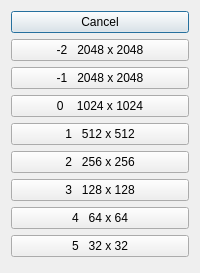
<?xml version="1.0" encoding="UTF-8"?>
<ui version="4.0">
 <class>ChooseResolutionDialog</class>
 <widget class="QDialog" name="ChooseResolutionDialog">
  <property name="geometry">
   <rect>
    <x>0</x>
    <y>0</y>
    <width>200</width>
    <height>273</height>
   </rect>
  </property>
  <property name="windowTitle">
   <string>Choose final resolution:</string>
  </property>
  <layout class="QVBoxLayout" name="verticalLayout">
   <item>
    <widget class="QPushButton" name="pushButton">
     <property name="text">
      <string>Cancel</string>
     </property>
    </widget>
   </item>
   <item>
    <widget class="QPushButton" name="button_2">
     <property name="text">
      <string>-2   2048 x 2048</string>
     </property>
    </widget>
   </item>
   <item>
    <widget class="QPushButton" name="button_1">
     <property name="text">
      <string>-1   2048 x 2048</string>
     </property>
    </widget>
   </item>
   <item>
    <widget class="QPushButton" name="button0">
     <property name="text">
      <string>0    1024 x 1024</string>
     </property>
    </widget>
   </item>
   <item>
    <widget class="QPushButton" name="button1">
     <property name="text">
      <string>1   512 x 512</string>
     </property>
    </widget>
   </item>
   <item>
    <widget class="QPushButton" name="button2">
     <property name="text">
      <string>2   256 x 256</string>
     </property>
    </widget>
   </item>
   <item>
    <widget class="QPushButton" name="button3">
     <property name="text">
      <string>3   128 x 128</string>
     </property>
    </widget>
   </item>
   <item>
    <widget class="QPushButton" name="button4">
     <property name="text">
      <string>4   64 x 64</string>
     </property>
    </widget>
   </item>
   <item>
    <widget class="QPushButton" name="button5">
     <property name="text">
      <string>5   32 x 32</string>
     </property>
    </widget>
   </item>
  </layout>
 </widget>
 <resources/>
 <connections>
  <connection>
   <sender>pushButton</sender>
   <signal>clicked()</signal>
   <receiver>ChooseResolutionDialog</receiver>
   <slot>reject()</slot>
   <hints>
    <hint type="sourcelabel">
     <x>122</x>
     <y>16</y>
    </hint>
    <hint type="destinationlabel">
     <x>130</x>
     <y>4</y>
    </hint>
   </hints>
  </connection>
 </connections>
</ui>
